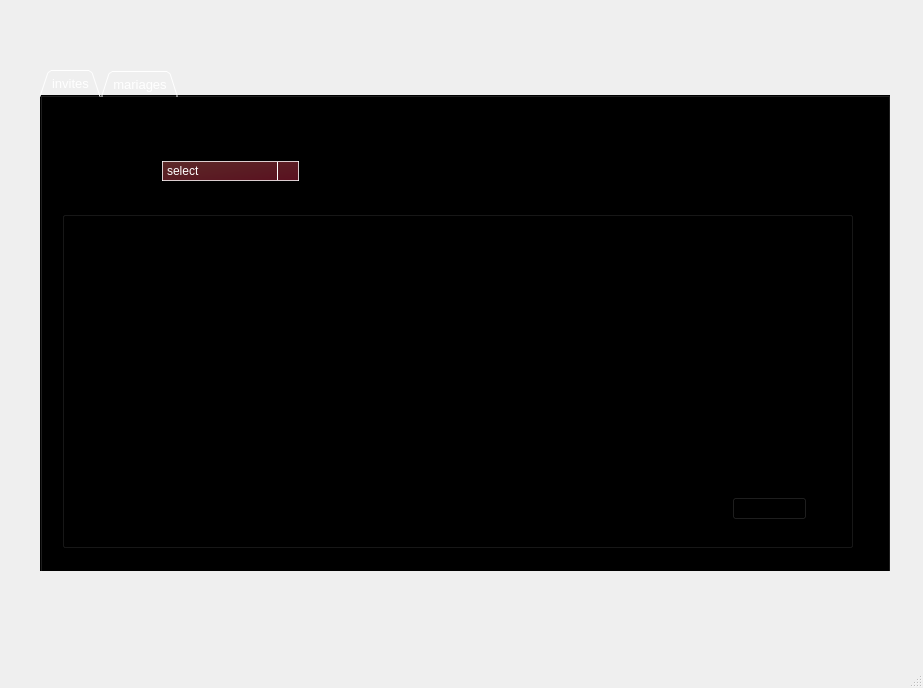
<?xml version="1.0" encoding="UTF-8"?>
<ui version="4.0">
 <class>MainWindow</class>
 <widget class="QMainWindow" name="MainWindow">
  <property name="enabled">
   <bool>true</bool>
  </property>
  <property name="geometry">
   <rect>
    <x>0</x>
    <y>0</y>
    <width>923</width>
    <height>688</height>
   </rect>
  </property>
  <property name="minimumSize">
   <size>
    <width>923</width>
    <height>688</height>
   </size>
  </property>
  <property name="maximumSize">
   <size>
    <width>923</width>
    <height>688</height>
   </size>
  </property>
  <property name="font">
   <font>
    <kerning>true</kerning>
   </font>
  </property>
  <property name="windowTitle">
   <string>TheBigDay</string>
  </property>
  <property name="windowIcon">
   <iconset resource="src.qrc">
    <normaloff>:/ressource/ring.png</normaloff>:/ressource/ring.png</iconset>
  </property>
  <property name="accessibleName">
   <string/>
  </property>
  <widget class="QWidget" name="centralwidget">
   <widget class="QStackedWidget" name="pages">
    <property name="geometry">
     <rect>
      <x>0</x>
      <y>0</y>
      <width>931</width>
      <height>661</height>
     </rect>
    </property>
    <property name="currentIndex">
     <number>1</number>
    </property>
    <widget class="QWidget" name="page">
     <widget class="QLabel" name="label_LoginPass">
      <property name="geometry">
       <rect>
        <x>0</x>
        <y>0</y>
        <width>931</width>
        <height>661</height>
       </rect>
      </property>
      <property name="text">
       <string/>
      </property>
      <property name="pixmap">
       <pixmap resource="src.qrc">:/ressource/1.jpg</pixmap>
      </property>
      <property name="scaledContents">
       <bool>true</bool>
      </property>
     </widget>
     <widget class="QLabel" name="label_LoginTitre">
      <property name="geometry">
       <rect>
        <x>350</x>
        <y>150</y>
        <width>251</width>
        <height>41</height>
       </rect>
      </property>
      <property name="font">
       <font>
        <family>MV Boli</family>
        <pointsize>25</pointsize>
        <weight>50</weight>
        <bold>false</bold>
       </font>
      </property>
      <property name="text">
       <string>BIENVENUE</string>
      </property>
     </widget>
     <widget class="QLineEdit" name="login_pass">
      <property name="geometry">
       <rect>
        <x>340</x>
        <y>360</y>
        <width>251</width>
        <height>31</height>
       </rect>
      </property>
      <property name="autoFillBackground">
       <bool>false</bool>
      </property>
      <property name="styleSheet">
       <string notr="true">background-color:white;border-color:white;</string>
      </property>
     </widget>
     <widget class="QLineEdit" name="login_name">
      <property name="geometry">
       <rect>
        <x>340</x>
        <y>280</y>
        <width>251</width>
        <height>31</height>
       </rect>
      </property>
      <property name="autoFillBackground">
       <bool>false</bool>
      </property>
      <property name="styleSheet">
       <string notr="true">background-color:white;border-color:black;</string>
      </property>
     </widget>
     <widget class="QPushButton" name="btn_login">
      <property name="geometry">
       <rect>
        <x>410</x>
        <y>500</y>
        <width>111</width>
        <height>41</height>
       </rect>
      </property>
      <property name="autoFillBackground">
       <bool>false</bool>
      </property>
      <property name="styleSheet">
       <string notr="true">background-color:green;</string>
      </property>
      <property name="text">
       <string>Se CONNECTER</string>
      </property>
      <property name="autoDefault">
       <bool>false</bool>
      </property>
      <property name="default">
       <bool>false</bool>
      </property>
      <property name="flat">
       <bool>false</bool>
      </property>
     </widget>
     <widget class="QLabel" name="label_loginNom">
      <property name="geometry">
       <rect>
        <x>340</x>
        <y>240</y>
        <width>261</width>
        <height>31</height>
       </rect>
      </property>
      <property name="font">
       <font>
        <family>Myanmar Text</family>
        <pointsize>16</pointsize>
        <weight>50</weight>
        <bold>false</bold>
       </font>
      </property>
      <property name="text">
       <string>NOM D'UTILISATEUR</string>
      </property>
     </widget>
     <widget class="QLabel" name="label_4">
      <property name="geometry">
       <rect>
        <x>370</x>
        <y>330</y>
        <width>191</width>
        <height>31</height>
       </rect>
      </property>
      <property name="font">
       <font>
        <family>Myanmar Text</family>
        <pointsize>16</pointsize>
        <weight>50</weight>
        <bold>false</bold>
       </font>
      </property>
      <property name="text">
       <string>MOT DE PASSE</string>
      </property>
     </widget>
     <widget class="QLabel" name="label_login_role">
      <property name="geometry">
       <rect>
        <x>450</x>
        <y>400</y>
        <width>51</width>
        <height>31</height>
       </rect>
      </property>
      <property name="font">
       <font>
        <family>Myanmar Text</family>
        <pointsize>16</pointsize>
        <weight>50</weight>
        <bold>false</bold>
       </font>
      </property>
      <property name="styleSheet">
       <string notr="true">color: rgb(0, 0, 0);</string>
      </property>
      <property name="text">
       <string>role</string>
      </property>
     </widget>
     <widget class="QComboBox" name="login_role">
      <property name="geometry">
       <rect>
        <x>398</x>
        <y>440</y>
        <width>141</width>
        <height>31</height>
       </rect>
      </property>
      <item>
       <property name="text">
        <string>GM</string>
       </property>
      </item>
      <item>
       <property name="text">
        <string>GR</string>
       </property>
      </item>
     </widget>
    </widget>
    <widget class="QWidget" name="page_2">
     <widget class="QLabel" name="img">
      <property name="geometry">
       <rect>
        <x>0</x>
        <y>0</y>
        <width>1700</width>
        <height>1134</height>
       </rect>
      </property>
      <property name="text">
       <string/>
      </property>
      <property name="pixmap">
       <pixmap resource="src.qrc">:/ressource/mariage.jpg</pixmap>
      </property>
      <property name="scaledContents">
       <bool>false</bool>
      </property>
      <property name="alignment">
       <set>Qt::AlignCenter</set>
      </property>
      <property name="wordWrap">
       <bool>false</bool>
      </property>
     </widget>
     <widget class="QStackedWidget" name="pagesTable">
      <property name="enabled">
       <bool>true</bool>
      </property>
      <property name="geometry">
       <rect>
        <x>30</x>
        <y>50</y>
        <width>861</width>
        <height>521</height>
       </rect>
      </property>
      <property name="styleSheet">
       <string notr="true">color: white ; background-color: darkCyan ;background: transparent;</string>
      </property>
      <property name="frameShape">
       <enum>QFrame::NoFrame</enum>
      </property>
      <property name="frameShadow">
       <enum>QFrame::Plain</enum>
      </property>
      <property name="currentIndex">
       <number>0</number>
      </property>
      <widget class="QWidget" name="page_5">
       <widget class="QTabWidget" name="tab_Mariage">
        <property name="geometry">
         <rect>
          <x>10</x>
          <y>20</y>
          <width>851</width>
          <height>521</height>
         </rect>
        </property>
        <property name="font">
         <font>
          <pointsize>10</pointsize>
         </font>
        </property>
        <property name="styleSheet">
         <string notr="true"/>
        </property>
        <property name="tabShape">
         <enum>QTabWidget::Triangular</enum>
        </property>
        <property name="currentIndex">
         <number>0</number>
        </property>
        <widget class="QWidget" name="tab_15">
         <attribute name="title">
          <string>invites</string>
         </attribute>
         <widget class="QGroupBox" name="groupBox_112">
          <property name="geometry">
           <rect>
            <x>20</x>
            <y>100</y>
            <width>791</width>
            <height>351</height>
           </rect>
          </property>
          <property name="styleSheet">
           <string notr="true">color: dark ; background-color: darkCyan ;background: transparent;</string>
          </property>
          <property name="title">
           <string>listes des  invités</string>
          </property>
          <widget class="QTableView" name="tableViewInvites">
           <property name="geometry">
            <rect>
             <x>10</x>
             <y>20</y>
             <width>561</width>
             <height>321</height>
            </rect>
           </property>
          </widget>
          <widget class="QPushButton" name="Pdf_invitation">
           <property name="geometry">
            <rect>
             <x>650</x>
             <y>270</y>
             <width>101</width>
             <height>23</height>
            </rect>
           </property>
           <property name="font">
            <font>
             <family>MV Boli</family>
             <weight>75</weight>
             <bold>true</bold>
            </font>
           </property>
           <property name="text">
            <string>Exporter Pdf</string>
           </property>
           <property name="icon">
            <iconset resource="src.qrc">
             <normaloff>:/ressource/pdf.png</normaloff>:/ressource/pdf.png</iconset>
           </property>
           <property name="flat">
            <bool>true</bool>
           </property>
          </widget>
          <widget class="QPushButton" name="pushButton_2">
           <property name="geometry">
            <rect>
             <x>670</x>
             <y>300</y>
             <width>75</width>
             <height>23</height>
            </rect>
           </property>
           <property name="text">
            <string>Imprimer</string>
           </property>
          </widget>
         </widget>
         <widget class="QPushButton" name="btn_trieDec">
          <property name="geometry">
           <rect>
            <x>282</x>
            <y>60</y>
            <width>33</width>
            <height>29</height>
           </rect>
          </property>
          <property name="styleSheet">
           <string notr="true">color: green ; background-color: white ;
background-color: rgb(209, 209, 209);</string>
          </property>
          <property name="text">
           <string/>
          </property>
          <property name="icon">
           <iconset resource="src.qrc">
            <normaloff>:/ressource/down.png</normaloff>:/ressource/down.png</iconset>
          </property>
          <property name="flat">
           <bool>true</bool>
          </property>
         </widget>
         <widget class="QPushButton" name="btn_trieAsc">
          <property name="geometry">
           <rect>
            <x>340</x>
            <y>60</y>
            <width>33</width>
            <height>29</height>
           </rect>
          </property>
          <property name="styleSheet">
           <string notr="true">color: green ; background-color: white ;
background-color: rgb(209, 209, 209);</string>
          </property>
          <property name="text">
           <string/>
          </property>
          <property name="icon">
           <iconset resource="src.qrc">
            <normaloff>:/ressource/up.png</normaloff>:/ressource/up.png</iconset>
          </property>
          <property name="flat">
           <bool>true</bool>
          </property>
         </widget>
         <widget class="QComboBox" name="trie_invite">
          <property name="geometry">
           <rect>
            <x>120</x>
            <y>64</y>
            <width>137</width>
            <height>20</height>
           </rect>
          </property>
          <property name="styleSheet">
           <string notr="true">QComboBox
{
    color:white;
    background-color: qlineargradient(x1:0, y1:0, x2:1,y2:1, stop: 1 rgba(228, 41, 81, 100), stop: 0 rgba(234, 107, 101, 100));
    border-color: rgba(255,255,255,200);
    border-width: 1px;
    border-style: solid;
}

QComboBox QListView
{
    border-style: none;
    background-color: qlineargradient(x1:0, y1:0, x2:1,y2:0, stop: 1 rgba(228, 41, 81, 100), stop: 0 rgba(234, 107, 101, 100));
}

QComboBox::drop-down
{
    width: 20px;
    border: 1px;
    border-color:white;
    border-left-style:solid;
    border-top-style: none;
    border-bottom-style: none;
    border-right-style: none;
}

QComboBox::down-arrow
{
    image: url(C:/Users/SBS/Documents/testqt/Ressources/down.png);
    width: 16px;
    height: 16px;
}</string>
          </property>
          <item>
           <property name="text">
            <string>select</string>
           </property>
          </item>
          <item>
           <property name="text">
            <string>IDINVI</string>
           </property>
          </item>
          <item>
           <property name="text">
            <string>NOM</string>
           </property>
          </item>
          <item>
           <property name="text">
            <string>PRENOM</string>
           </property>
          </item>
         </widget>
         <widget class="QLabel" name="label_27">
          <property name="geometry">
           <rect>
            <x>30</x>
            <y>60</y>
            <width>65</width>
            <height>29</height>
           </rect>
          </property>
          <property name="font">
           <font>
            <pointsize>10</pointsize>
           </font>
          </property>
          <property name="styleSheet">
           <string notr="true">color:black;</string>
          </property>
          <property name="text">
           <string>trie par :</string>
          </property>
         </widget>
         <widget class="QLineEdit" name="recherche_invite">
          <property name="geometry">
           <rect>
            <x>381</x>
            <y>63</y>
            <width>181</width>
            <height>22</height>
           </rect>
          </property>
          <property name="styleSheet">
           <string notr="true">color: rgb(0, 0, 0);</string>
          </property>
          <property name="placeholderText">
           <string>recherche</string>
          </property>
         </widget>
         <widget class="QPushButton" name="btn_rech_invite">
          <property name="geometry">
           <rect>
            <x>570</x>
            <y>60</y>
            <width>33</width>
            <height>29</height>
           </rect>
          </property>
          <property name="styleSheet">
           <string notr="true">color: green ; background-color: white ;
background-color: rgb(209, 209, 209);</string>
          </property>
          <property name="text">
           <string/>
          </property>
          <property name="icon">
           <iconset resource="src.qrc">
            <normaloff>:/ressource/loop.png</normaloff>:/ressource/loop.png</iconset>
          </property>
          <property name="flat">
           <bool>true</bool>
          </property>
         </widget>
         <widget class="QPushButton" name="ajouterinvite">
          <property name="geometry">
           <rect>
            <x>650</x>
            <y>250</y>
            <width>141</width>
            <height>41</height>
           </rect>
          </property>
          <property name="font">
           <font>
            <family>MV Boli</family>
            <weight>75</weight>
            <bold>true</bold>
           </font>
          </property>
          <property name="styleSheet">
           <string notr="true">color:black;</string>
          </property>
          <property name="text">
           <string>ajouter</string>
          </property>
          <property name="icon">
           <iconset resource="src.qrc">
            <normaloff>:/ressource/add.png</normaloff>:/ressource/add.png</iconset>
          </property>
          <property name="default">
           <bool>false</bool>
          </property>
          <property name="flat">
           <bool>true</bool>
          </property>
         </widget>
         <widget class="QLabel" name="label_56">
          <property name="geometry">
           <rect>
            <x>620</x>
            <y>160</y>
            <width>56</width>
            <height>16</height>
           </rect>
          </property>
          <property name="styleSheet">
           <string notr="true">color:black;</string>
          </property>
          <property name="text">
           <string>nom</string>
          </property>
         </widget>
         <widget class="QLineEdit" name="invi_prenom">
          <property name="geometry">
           <rect>
            <x>690</x>
            <y>200</y>
            <width>113</width>
            <height>22</height>
           </rect>
          </property>
          <property name="styleSheet">
           <string notr="true">color: rgb(0, 0, 0);</string>
          </property>
         </widget>
         <widget class="QLineEdit" name="invi_id">
          <property name="geometry">
           <rect>
            <x>690</x>
            <y>120</y>
            <width>113</width>
            <height>22</height>
           </rect>
          </property>
          <property name="styleSheet">
           <string notr="true">color: rgb(0, 0, 0);</string>
          </property>
          <property name="readOnly">
           <bool>false</bool>
          </property>
         </widget>
         <widget class="QLabel" name="label_54">
          <property name="geometry">
           <rect>
            <x>620</x>
            <y>200</y>
            <width>51</width>
            <height>20</height>
           </rect>
          </property>
          <property name="styleSheet">
           <string notr="true">color:black;</string>
          </property>
          <property name="text">
           <string>prenom</string>
          </property>
         </widget>
         <widget class="QLabel" name="label_49">
          <property name="geometry">
           <rect>
            <x>610</x>
            <y>120</y>
            <width>71</width>
            <height>20</height>
           </rect>
          </property>
          <property name="styleSheet">
           <string notr="true">color:black;</string>
          </property>
          <property name="text">
           <string>ID_Invitation</string>
          </property>
         </widget>
         <widget class="QLineEdit" name="invi_nom">
          <property name="geometry">
           <rect>
            <x>690</x>
            <y>160</y>
            <width>113</width>
            <height>22</height>
           </rect>
          </property>
          <property name="styleSheet">
           <string notr="true">color: rgb(0, 0, 0);</string>
          </property>
         </widget>
         <widget class="QPushButton" name="modifierinvite">
          <property name="geometry">
           <rect>
            <x>680</x>
            <y>291</y>
            <width>101</width>
            <height>29</height>
           </rect>
          </property>
          <property name="font">
           <font>
            <family>MV Boli</family>
            <weight>75</weight>
            <bold>true</bold>
           </font>
          </property>
          <property name="styleSheet">
           <string notr="true">color:black;</string>
          </property>
          <property name="text">
           <string>modifier</string>
          </property>
          <property name="icon">
           <iconset resource="src.qrc">
            <normaloff>:/ressource/settings.png</normaloff>:/ressource/settings.png</iconset>
          </property>
          <property name="flat">
           <bool>true</bool>
          </property>
         </widget>
         <widget class="QPushButton" name="supprimerinvite">
          <property name="geometry">
           <rect>
            <x>680</x>
            <y>330</y>
            <width>101</width>
            <height>29</height>
           </rect>
          </property>
          <property name="font">
           <font>
            <family>MV Boli</family>
            <weight>75</weight>
            <bold>true</bold>
           </font>
          </property>
          <property name="styleSheet">
           <string notr="true">color:black;</string>
          </property>
          <property name="text">
           <string>supprimer</string>
          </property>
          <property name="icon">
           <iconset resource="src.qrc">
            <normaloff>:/ressource/Delete.png</normaloff>:/ressource/Delete.png</iconset>
          </property>
          <property name="flat">
           <bool>true</bool>
          </property>
         </widget>
        </widget>
        <widget class="QWidget" name="tab_16">
         <attribute name="title">
          <string>mariages</string>
         </attribute>
         <widget class="QPushButton" name="btn_triefdescMariage">
          <property name="geometry">
           <rect>
            <x>282</x>
            <y>70</y>
            <width>33</width>
            <height>29</height>
           </rect>
          </property>
          <property name="styleSheet">
           <string notr="true">color: green ; background-color: white ;
background-color: rgb(209, 209, 209);</string>
          </property>
          <property name="text">
           <string/>
          </property>
          <property name="icon">
           <iconset resource="src.qrc">
            <normaloff>:/ressource/down.png</normaloff>:/ressource/down.png</iconset>
          </property>
          <property name="flat">
           <bool>true</bool>
          </property>
         </widget>
         <widget class="QGroupBox" name="groupBox_113">
          <property name="geometry">
           <rect>
            <x>20</x>
            <y>120</y>
            <width>581</width>
            <height>341</height>
           </rect>
          </property>
          <property name="styleSheet">
           <string notr="true">color: dark ; background-color: darkCyan ;background: transparent;</string>
          </property>
          <property name="title">
           <string>listes des  Mariages</string>
          </property>
          <widget class="QTableView" name="tableViewCerems">
           <property name="geometry">
            <rect>
             <x>10</x>
             <y>40</y>
             <width>541</width>
             <height>271</height>
            </rect>
           </property>
          </widget>
         </widget>
         <widget class="QLabel" name="label_28">
          <property name="geometry">
           <rect>
            <x>30</x>
            <y>70</y>
            <width>65</width>
            <height>29</height>
           </rect>
          </property>
          <property name="font">
           <font>
            <pointsize>10</pointsize>
           </font>
          </property>
          <property name="styleSheet">
           <string notr="true">color:black;</string>
          </property>
          <property name="text">
           <string>trie par :</string>
          </property>
         </widget>
         <widget class="QLineEdit" name="recherche_Mariage">
          <property name="geometry">
           <rect>
            <x>381</x>
            <y>73</y>
            <width>181</width>
            <height>22</height>
           </rect>
          </property>
          <property name="styleSheet">
           <string notr="true">color: rgb(0, 0, 0);</string>
          </property>
          <property name="placeholderText">
           <string>recherche</string>
          </property>
         </widget>
         <widget class="QLineEdit" name="mariage_budget">
          <property name="geometry">
           <rect>
            <x>690</x>
            <y>260</y>
            <width>113</width>
            <height>22</height>
           </rect>
          </property>
          <property name="styleSheet">
           <string notr="true">color: rgb(0, 0, 0);</string>
          </property>
         </widget>
         <widget class="QLineEdit" name="mariage_code">
          <property name="geometry">
           <rect>
            <x>690</x>
            <y>140</y>
            <width>113</width>
            <height>22</height>
           </rect>
          </property>
          <property name="styleSheet">
           <string notr="true">color: rgb(0, 0, 0);</string>
          </property>
         </widget>
         <widget class="QPushButton" name="ajouterMariage">
          <property name="geometry">
           <rect>
            <x>650</x>
            <y>310</y>
            <width>141</width>
            <height>41</height>
           </rect>
          </property>
          <property name="font">
           <font>
            <family>MV Boli</family>
            <weight>75</weight>
            <bold>true</bold>
           </font>
          </property>
          <property name="styleSheet">
           <string notr="true">color:black;</string>
          </property>
          <property name="text">
           <string>ajouter</string>
          </property>
          <property name="icon">
           <iconset resource="src.qrc">
            <normaloff>:/ressource/add.png</normaloff>:/ressource/add.png</iconset>
          </property>
          <property name="default">
           <bool>false</bool>
          </property>
          <property name="flat">
           <bool>true</bool>
          </property>
         </widget>
         <widget class="QLineEdit" name="mariage_nbinvit">
          <property name="geometry">
           <rect>
            <x>690</x>
            <y>220</y>
            <width>113</width>
            <height>22</height>
           </rect>
          </property>
          <property name="styleSheet">
           <string notr="true">color: rgb(0, 0, 0);</string>
          </property>
         </widget>
         <widget class="QPushButton" name="btn_triefascMariage">
          <property name="geometry">
           <rect>
            <x>340</x>
            <y>70</y>
            <width>33</width>
            <height>29</height>
           </rect>
          </property>
          <property name="styleSheet">
           <string notr="true">color: green ; background-color: white ;
background-color: rgb(209, 209, 209);</string>
          </property>
          <property name="text">
           <string/>
          </property>
          <property name="icon">
           <iconset resource="src.qrc">
            <normaloff>:/ressource/up.png</normaloff>:/ressource/up.png</iconset>
          </property>
          <property name="flat">
           <bool>true</bool>
          </property>
         </widget>
         <widget class="QLineEdit" name="mariage_id">
          <property name="geometry">
           <rect>
            <x>690</x>
            <y>180</y>
            <width>113</width>
            <height>22</height>
           </rect>
          </property>
          <property name="styleSheet">
           <string notr="true">color: rgb(0, 0, 0);</string>
          </property>
          <property name="readOnly">
           <bool>false</bool>
          </property>
         </widget>
         <widget class="QComboBox" name="trie_mariage">
          <property name="geometry">
           <rect>
            <x>120</x>
            <y>74</y>
            <width>137</width>
            <height>20</height>
           </rect>
          </property>
          <property name="styleSheet">
           <string notr="true">QComboBox
{
    color:white;
    background-color: qlineargradient(x1:0, y1:0, x2:1,y2:1, stop: 1 rgba(228, 41, 81, 100), stop: 0 rgba(234, 107, 101, 100));
    border-color: rgba(255,255,255,200);
    border-width: 1px;
    border-style: solid;
}

QComboBox QListView
{
    border-style: none;
    background-color: qlineargradient(x1:0, y1:0, x2:1,y2:0, stop: 1 rgba(228, 41, 81, 100), stop: 0 rgba(234, 107, 101, 100));
}

QComboBox::drop-down
{
    width: 20px;
    border: 1px;
    border-color:white;
    border-left-style:solid;
    border-top-style: none;
    border-bottom-style: none;
    border-right-style: none;
}

QComboBox::down-arrow
{
    image: url(C:/Users/SBS/Documents/testqt/Ressources/down.png);
    width: 16px;
    height: 16px;
}</string>
          </property>
          <item>
           <property name="text">
            <string>select</string>
           </property>
          </item>
          <item>
           <property name="text">
            <string>CODEMARIAGE</string>
           </property>
          </item>
          <item>
           <property name="text">
            <string>IDEMPLACEMENT</string>
           </property>
          </item>
          <item>
           <property name="text">
            <string>NBINVITES</string>
           </property>
          </item>
          <item>
           <property name="text">
            <string>BUDGET</string>
           </property>
          </item>
         </widget>
         <widget class="QLabel" name="label_50">
          <property name="geometry">
           <rect>
            <x>610</x>
            <y>180</y>
            <width>81</width>
            <height>20</height>
           </rect>
          </property>
          <property name="styleSheet">
           <string notr="true">color:black;</string>
          </property>
          <property name="text">
           <string>ID_Emplacement</string>
          </property>
         </widget>
         <widget class="QPushButton" name="btn_rechfMariage">
          <property name="geometry">
           <rect>
            <x>570</x>
            <y>70</y>
            <width>33</width>
            <height>29</height>
           </rect>
          </property>
          <property name="styleSheet">
           <string notr="true">color: green ; background-color: white ;
background-color: rgb(209, 209, 209);</string>
          </property>
          <property name="text">
           <string/>
          </property>
          <property name="icon">
           <iconset resource="src.qrc">
            <normaloff>:/ressource/loop.png</normaloff>:/ressource/loop.png</iconset>
          </property>
          <property name="flat">
           <bool>true</bool>
          </property>
         </widget>
         <widget class="QLabel" name="label_59">
          <property name="geometry">
           <rect>
            <x>610</x>
            <y>140</y>
            <width>71</width>
            <height>16</height>
           </rect>
          </property>
          <property name="styleSheet">
           <string notr="true">color:black;</string>
          </property>
          <property name="text">
           <string>Code_Mariage</string>
          </property>
         </widget>
         <widget class="QPushButton" name="modifierMariage">
          <property name="geometry">
           <rect>
            <x>680</x>
            <y>351</y>
            <width>101</width>
            <height>29</height>
           </rect>
          </property>
          <property name="font">
           <font>
            <family>MV Boli</family>
            <weight>75</weight>
            <bold>true</bold>
           </font>
          </property>
          <property name="styleSheet">
           <string notr="true">color:black;</string>
          </property>
          <property name="text">
           <string>modifier</string>
          </property>
          <property name="icon">
           <iconset resource="src.qrc">
            <normaloff>:/ressource/settings.png</normaloff>:/ressource/settings.png</iconset>
          </property>
          <property name="flat">
           <bool>true</bool>
          </property>
         </widget>
         <widget class="QLabel" name="label_60">
          <property name="geometry">
           <rect>
            <x>610</x>
            <y>260</y>
            <width>61</width>
            <height>20</height>
           </rect>
          </property>
          <property name="styleSheet">
           <string notr="true">color:black;</string>
          </property>
          <property name="text">
           <string>Budget</string>
          </property>
         </widget>
         <widget class="QPushButton" name="supprimerMariage">
          <property name="geometry">
           <rect>
            <x>680</x>
            <y>390</y>
            <width>101</width>
            <height>29</height>
           </rect>
          </property>
          <property name="font">
           <font>
            <family>MV Boli</family>
            <weight>75</weight>
            <bold>true</bold>
           </font>
          </property>
          <property name="styleSheet">
           <string notr="true">color:black;</string>
          </property>
          <property name="text">
           <string>supprimer</string>
          </property>
          <property name="icon">
           <iconset resource="src.qrc">
            <normaloff>:/ressource/Delete.png</normaloff>:/ressource/Delete.png</iconset>
          </property>
          <property name="flat">
           <bool>true</bool>
          </property>
         </widget>
         <widget class="QLabel" name="label_61">
          <property name="geometry">
           <rect>
            <x>610</x>
            <y>220</y>
            <width>51</width>
            <height>20</height>
           </rect>
          </property>
          <property name="styleSheet">
           <string notr="true">color:black;</string>
          </property>
          <property name="text">
           <string>Nb_invites</string>
          </property>
         </widget>
         <widget class="QPushButton" name="ExcelMariage">
          <property name="geometry">
           <rect>
            <x>690</x>
            <y>420</y>
            <width>111</width>
            <height>31</height>
           </rect>
          </property>
          <property name="font">
           <font>
            <family>MV Boli</family>
            <weight>75</weight>
            <bold>true</bold>
           </font>
          </property>
          <property name="styleSheet">
           <string notr="true">color:black;</string>
          </property>
          <property name="text">
           <string>ExportToExcel</string>
          </property>
          <property name="icon">
           <iconset resource="src.qrc">
            <normaloff>:/ressource/execel.png</normaloff>:/ressource/execel.png</iconset>
          </property>
          <property name="flat">
           <bool>true</bool>
          </property>
         </widget>
         <widget class="QPushButton" name="pushButton">
          <property name="geometry">
           <rect>
            <x>700</x>
            <y>62</y>
            <width>91</width>
            <height>31</height>
           </rect>
          </property>
          <property name="styleSheet">
           <string notr="true">    color:white;
    background-color: qlineargradient(x1:0, y1:0, x2:1,y2:1, stop: 1 rgba(228, 41, 81, 100), stop: 0 rgba(234, 107, 101, 100));
    border-color: rgba(255,255,255,200);
    border-width: 1px;
    border-style: solid;
</string>
          </property>
          <property name="text">
           <string>Statistiques</string>
          </property>
         </widget>
        </widget>
       </widget>
      </widget>
      <widget class="QWidget" name="page_6"/>
     </widget>
    </widget>
   </widget>
  </widget>
  <widget class="QMenuBar" name="menubar">
   <property name="geometry">
    <rect>
     <x>0</x>
     <y>0</y>
     <width>923</width>
     <height>21</height>
    </rect>
   </property>
  </widget>
  <widget class="QStatusBar" name="statusbar"/>
 </widget>
 <resources>
  <include location="src.qrc"/>
 </resources>
 <connections/>
</ui>
